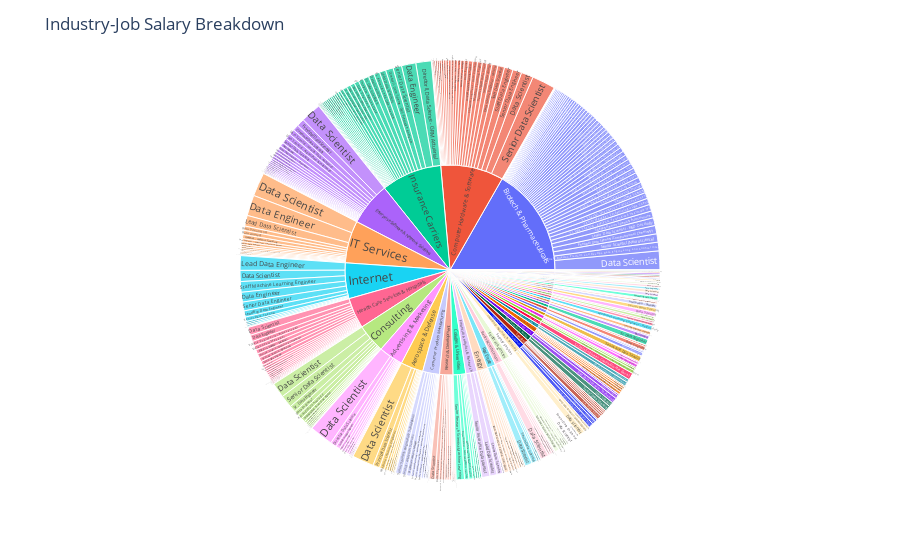

The cell this chart's notebook holds for it:
### Markdown cell above
1. Why did you pick the specific chart?
Ans -> For analysing hiring process.

### Code cell
fig = px.sunburst(df, path=["industry", "job_title"], values="salary_estimate")
fig.update_layout(title="Industry-Job Salary Breakdown")
fig.show()

### Figure 1 — Plotly figure (JSON) as saved in the notebook; plotly's stock layout.template omitted (floating-point values rounded to 4 significant figures; data arrays with more than 128 entries replaced by an {"elided": "..."} marker saying what was removed)
{"data": [{"branchvalues": "total", "domain": {"x": [0, 1], "y": [0, 1]}, "hovertemplate": "labels=%{label}<br>salary_estimate=%{value}<br>parent=%{parent}<br>id=%{id}<extra></extra>", "ids": {"elided": "469 str values"}, "labels": {"elided": "469 str values"}, "name": "", "parents": {"elided": "469 str values"}, "type": "sunburst", "values": {"elided": "469 float values"}}], "layout": {"legend": {"tracegroupgap": 0}, "margin": {"t": 60}, "title": {"text": "Industry-Job Salary Breakdown"}}}
